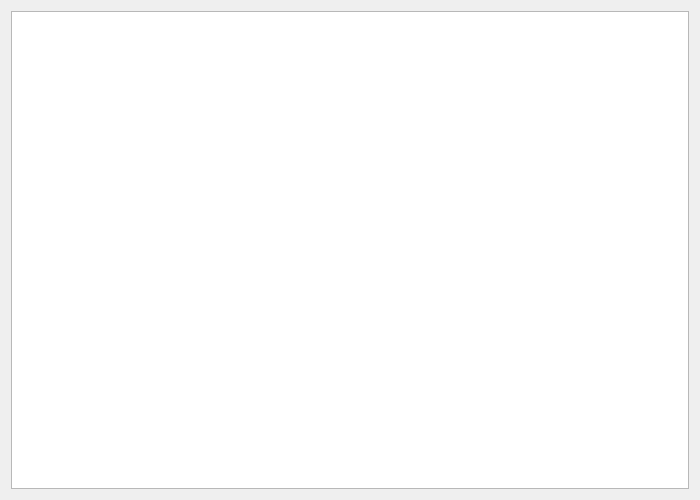
<?xml version="1.0" encoding="UTF-8"?>
<ui version="4.0">
 <class>BuildLogViewer</class>
 <widget class="QDialog" name="BuildLogViewer">
  <property name="geometry">
   <rect>
    <x>0</x>
    <y>0</y>
    <width>700</width>
    <height>500</height>
   </rect>
  </property>
  <property name="windowTitle">
   <string>Build log viewer</string>
  </property>
  <layout class="QVBoxLayout" name="verticalLayout">
   <item>
    <widget class="QPlainTextEdit" name="plainTextEdit">
     <property name="readOnly">
      <bool>true</bool>
     </property>
    </widget>
   </item>
  </layout>
 </widget>
 <resources/>
 <connections/>
</ui>
